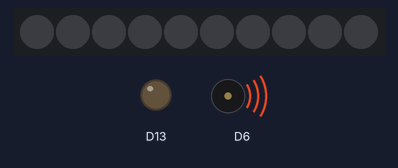
Bench run of a sketch on a simulated Adafruit Circuit Playground Express. Parts: 10 RGB LEDs in strip order, left to right, output pins drawn as LEDs (lit = HIGH), buzzer (waves = sounding).

Above: at 0.15 s.
Timing chart, 0 to 1.6 s (numbered marks = the images above):
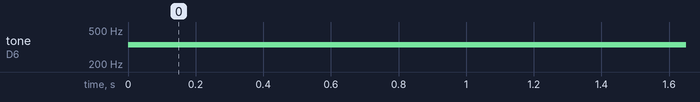

Measured:
- by itself, tone on D6: silent → 335 Hz at 0.00 s

The sketch:

playground_capsound.ino
```cpp
/*Tomas de Camino Beck
www.funcostarica.org

*/
#include <Adafruit_CircuitPlayground.h>


void setup() {
  Serial.begin(9600);
  CircuitPlayground.begin();
}


void loop() {

  int val = map(CircuitPlayground.readCap(10),0,255,100,400);
  CircuitPlayground.playTone(val,10);

}
```
